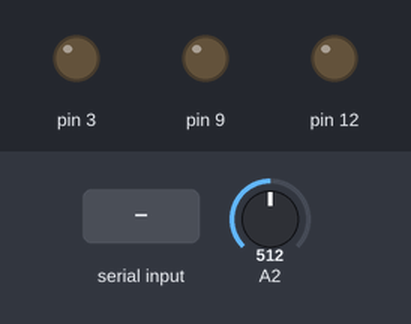
Recording of a sketch running on a simulated Arduino Uno, built with avr-gcc and run on an emulated ATmega328P. Shown: output pins drawn as LEDs (lit = HIGH). The test bench sets the inputs (shaded band); at power-on: A2 = 512. What the sketch prints to the serial monitor is not drawn.

Above: at 1.2 s.
1.3 s: "90,45,200;" received over Serial
At 1.9 s:
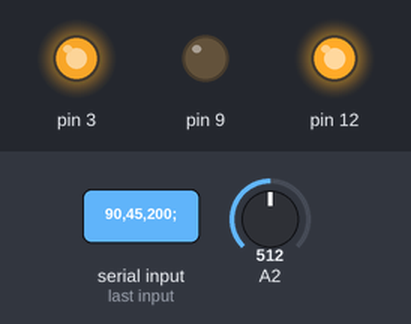
2.8 s: A2 set to 120
4.3 s: A2 set to 101
At 5.3 s:
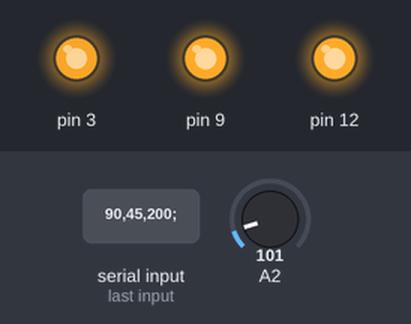
5.8 s: "200;" received over Serial
At 6.5 s:
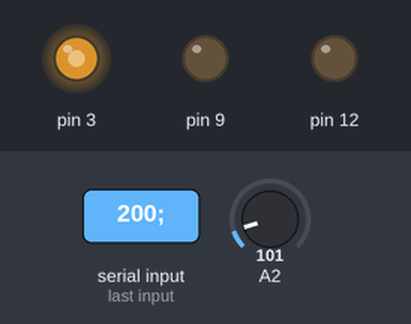
7.3 s: "90,45;" received over Serial
At 7.7 s:
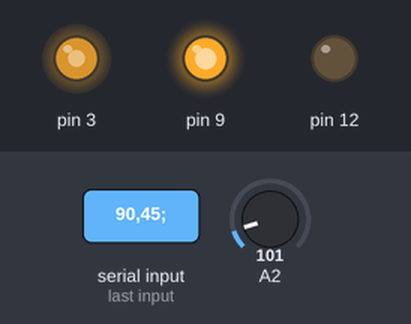
8.8 s: "30,150,10;" received over Serial
At 10.0 s:
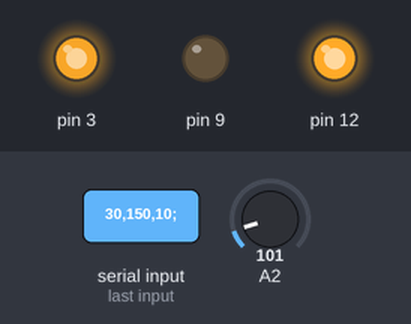
Timing chart, 0 to 11.3 s (numbered marks = the images above; inputs shaded):
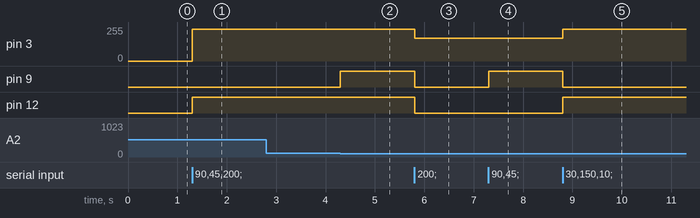

Measured:
- the behaviour switches between 110 and 109 on A2 (found by bisection; images 1 and 2)
- after the input at 1.3 s, pin 3: 0/255 → 240/255 at once; pin 12: LOW → HIGH at once
- after the input at 4.3 s, pin 9: LOW → HIGH at once
- after the input at 5.8 s, pin 3: 240/255 → 170/255 at once; pin 9, pin 12: HIGH → LOW at once
- after the input at 7.3 s, pin 9: LOW → HIGH at once
- after the input at 8.8 s, pin 3: 170/255 → 240/255 at once; pin 9: HIGH → LOW at once; pin 12: LOW → HIGH at once

The sketch:

sample_motor_kata.ino
```cpp
#define SPEED1 240  // スライダを縮める場合
#define SPEED2 170  // スライダを高速で動かす場合（これが最高速）
#define JITTER 20    // スライダが正しい位置に移動したかを判定する閾値
#define MAX_LENGTH 1023

int slide;        // 受信したデータ（スライダを移動させる位置）
String str; //受信したデータの一時保存

int speed_level;  // 指定したモータの回転速度（現在未使用）
int diff;         // 指定されたスライダの位置と現在の位置の差


void setup() {
  //Serial.begin(9600);
 Serial.begin(38400);
  // モーターAの制御用ピン設定
  pinMode(12, OUTPUT); // 回転方向 (HIGH/LOW)
  pinMode(9, OUTPUT); // ブレーキ (HIGH/LOW)
  pinMode(3, OUTPUT); // A PWMによるスピード制御 (0-255)
  digitalWrite(9, LOW);
}

void loop() {
Serial.flush();

  int vr = analogRead(A2); //A2にボリューム部の2ピンを接続。1=5V,0=GND
  //
  //  // モーターA: 正転
  //  digitalWrite(12, HIGH);
  //  digitalWrite(9, LOW);
  //
  //  while(vr > 0){ //一番端っこ(抵抗値がMAX)に行くまで正転
  //    vr = analogRead(A2);
  ////    if(vr < MAX_LENGTH/2){
  ////      break;
  ////    }
  //    analogWrite(3, SPEED1);
  //    //Serial.println(vr);
  //  }
  //  digitalWrite(9, HIGH); //端っこに行ったらブレーキ
  //
  //  // 2秒間上記設定で回転
  //  delay(2000);
  //  Serial.println(vr);
  //
  //  // モーターA: 逆転
  //  digitalWrite(12, LOW);
  //  digitalWrite(9, LOW);
  //
  //  while(vr <MAX_LENGTH){ //一番端っこ(抵抗値が0側。電圧が高くなるほう)に行くまで逆転
  //    vr = analogRead(A2);
  //    analogWrite(3, SPEED1);
  //    //Serial.println(vr);
  //  }
  //  digitalWrite(9, HIGH); //端っこに行ったらブレーキ
  //
  //  // 2秒間上記設定で回転
  //  delay(2000);
//  String a = String(vr);
//  String temp = a +",N";
  Serial.println(vr);
  //Serial.println(temp);
}

//シリアル割り込み処理
void serialEvent() {
  //Serial.println("serialEvent1");
  Serial.println("F");
  if (Serial.available() > 0) {
    str = Serial.readStringUntil(';');
    //str = Serial.readStringUntil('\n');
    slide = str.toInt();
    //slide = Serial.read();
    //Serial.println(slide);
    //delay(2000);
    //Serial.println("serialEvent2");
    //delay(2000);

    //ここに伸縮処理を入れてみる
    int vr = analogRead(A2); //A2にボリューム部の2ピンを接続。1=5V,0=GND

    if (vr > slide) {   // モーターA: 正転
      digitalWrite(12, HIGH);
      digitalWrite(9, LOW);
      analogWrite(3, SPEED1);

      while (vr > slide) {  // 受信したデータよりスライダの位置が大きい場合
        vr = analogRead(A2);
        diff = vr - slide;
        if (-JITTER < diff && diff < JITTER) { // 一定の閾値以内であれば指定の位置まで移動したとみなす
          break;
        }
        /*割り込み処理で代替*/
        if ( Serial.available() ) {   // 上記で制止しなかったとしても，伸縮距離が変更されているかもしれないので再度データを受信
          String str = Serial.readStringUntil(';');
          slide = str.toInt();
          }

        //SlideFrag = true;
        delay(1);
        //Serial.println(vr);
      }
      digitalWrite(9, HIGH);
    } else if (vr < slide) {   // モーターA: 逆転
      digitalWrite(12, LOW);
      digitalWrite(9, LOW);
      analogWrite(3, SPEED2);

      while (vr < slide) {  // 受信したデータよりスライダの位置が小さい場合
        vr = analogRead(A2);
        int diff = vr - slide;
        if (-JITTER < diff && diff < JITTER) { // 一定の閾値以内であれば指定の位置まで移動したとみなす
          break;
        }
        /*割り込み処理で代替*/
           if ( Serial.available() ) {   // 上記で制止しなかったとしても，伸縮距離が変更されているかもしれないので再度データを受信
                String str = Serial.readStringUntil(';');
                slide = str.toInt();
              }

       // SlideFrag = true;
        delay(1);
        //Serial.println(vr);
      }
      digitalWrite(9, HIGH);
    }
Serial.flush();

  }
  //Serial.println("F");
}
```
